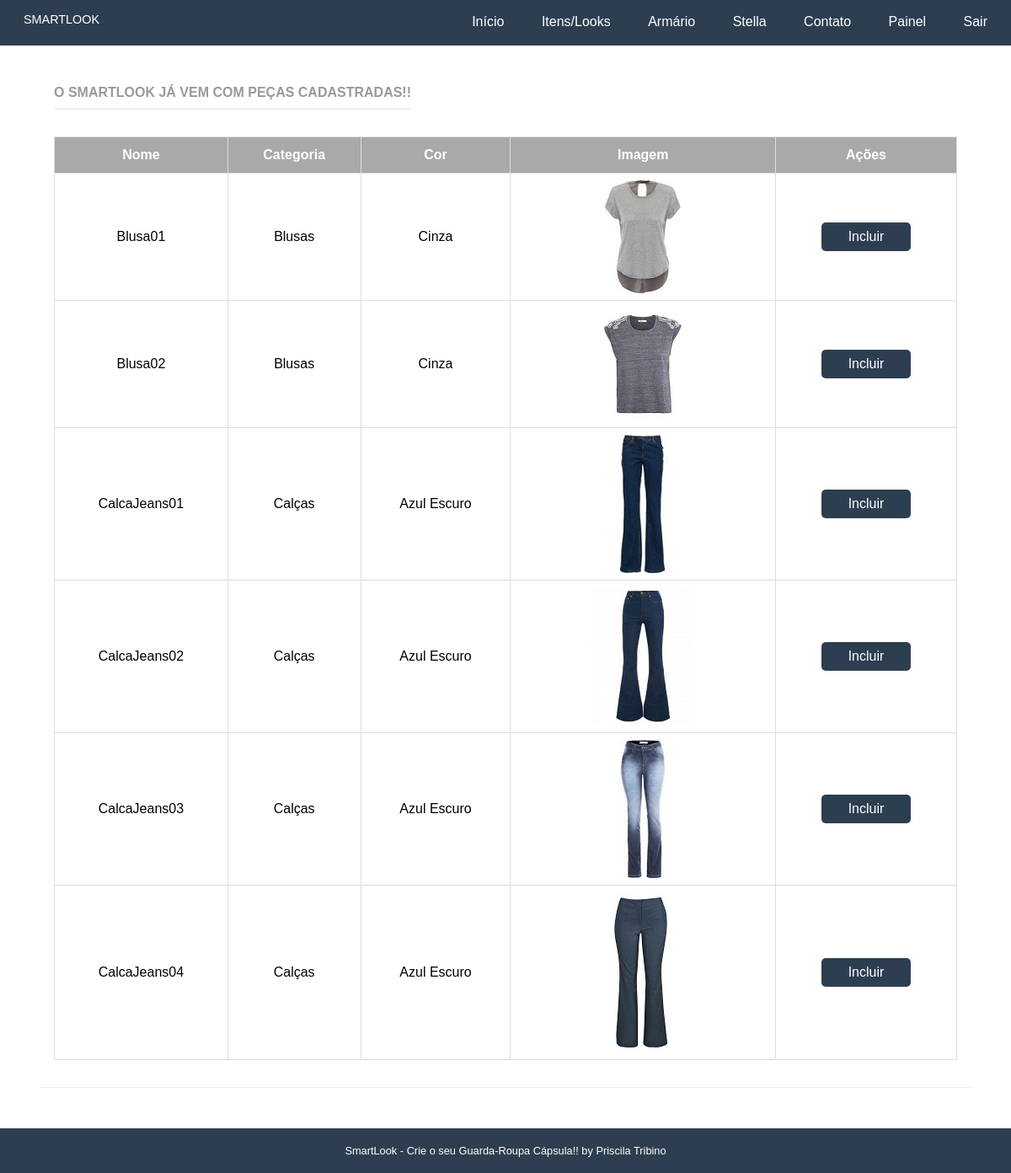
Screenshot of /itens/ (signed in) with the database file from the repository.
### itens/models.py (models this page shows, shortened)
class Itens(models.Model):
    name = models.CharField('Nome:', max_length=100)
    slug = models.SlugField('Atalho:')
    categoria = models.ForeignKey('Categoria', related_name='itens', on_delete=models.CASCADE)
    cor = models.ForeignKey('Cor', on_delete=models.CASCADE)
    image = models.ImageField(
        upload_to='itens_imagens', verbose_name='Imagem:', null=True, blank=True
    )
    objects = ItenManager()
    @models.permalink
    def get_absolute_url(self):
        return ('itens:details', (), {'slug': self.slug})
    class Meta:
        verbose_name = 'Item'
        verbose_name_plural = 'Itens'
        ordering = ['name']

class Categoria(models.Model):
    name_categoria = models.CharField(max_length=100, null=True)
    def __str__(self):
        return self.name_categoria

class Cor(models.Model):
    cor_item = models.CharField(max_length=50, null=True)
    def __str__(self):
        return self.cor_item

### itens/views.py (the view)
# urls.py: path('', views.index, name='lista_itens'),
def index(request):
    itens = Itens.objects.all()
    template_name = 'itens/lista_itens.html'
    context = {
        'itens': itens
    }
    return render(request, template_name, context)

### itens/templates/itens/lista_itens.html
{% extends "base.html" %}
{% load static %}
{% block content %}
<div class="pure-g-r content-ribbon">
    <div class="pure-u-1">
        <div class="l-box">
            <h4 class="content-subhead">O smartlook já vem com peças cadastradas!!</h4>
            <p class="content">
            <table id="customers">
                <tr>
                    <th>Nome</th>
                    <th class="th-sm">Categoria</th>
                    <th class="th-sm">Cor</th>
                    <th class="th-sm">Imagem</th>
                    <th class="th-sm">Ações</th>
                </tr>
                {% for itens in itens %}
                <tr>
                    <td> {{ itens.name}}</td>
                    <td> {{ itens.categoria }}</td>
                    <td> {{ itens.cor }}</td>
                    <td><a href="{{ itens.get_absolute_url }}"><img src="{{ itens.image.url }}" alt="{{ itens.name }}"/></td>
                    <td>
                        <a href="#" class="pure-button primary-button">Incluir </a>
                    </td>
                </tr>
                {% endfor %}
            </table>
        </div>
    </div>
</div>
{% endblock %}

### core/static/css/pure-min.css (style rules this page uses)
html { font-size:100%;-ms-text-size-adjust:100%;-webkit-text-size-adjust:100% }
html,button,input,select,textarea { font-family:sans-serif }
body { margin:0 }
h4 { font-size:1em;margin:1.33em 0 }
p,pre { margin:1em 0 }
img { border:0;-ms-interpolation-mode:bicubic }
table { border-collapse:collapse;border-spacing:0 }
.pure-button { display:inline-block;*display:inline;zoom:1;line-height:normal;white-space:nowrap;vertical-align:baseline;text-align:center;cursor:pointer;-webkit-user-drag:none;-webkit-user-select:none;-moz-user-select:none;-ms-user-select:none;user-select:none }
.pure-button { font-size:100%;*font-size:90%;*overflow:visible;padding:.5em 1.5em;color:#444;color:rgba(0,0,0,.8);*color:#444;border:1px solid #999;border:0 rgba(0,0,0,0);background-color:#E6E6E6;text-decoration:none;border-radius:2px;-webkit-transition:.1s linear -webkit-box-shadow;-moz-transition:.1s linear -moz-box-shadow;-ms-transition:.1s linear box-shadow;-o-transition:.1s linear box-shadow;transition:.1s linear box-shadow }
.pure-u-1,.pure-u-1-2,.pure-u-1-3,.pure-u-2-3,.pure-u-1-4,.pure-u-3-4,.pure-u-1-5,.pure-u-2-5,.pure-u-3-5,.pure-u-4-5,.pure-u-1-6,.pure-u-5-6,.pure-u-1-8,.pure-u-3-8,.pure-u-5-8,.pure-u-7-8,.pure-u-1-12,.pure-u-5-12,.pure-u-7-12,.pure-u-11-12,.pure-u-1-24,.pure-u-5-24,.pure-u-7-24,.pure-u-11-24,.pure-u-13-24,.pure-u-17-24,.pure-u-19-24,.pure-u-23-24 { display:inline-block;*display:inline;zoom:1;letter-spacing:normal;word-spacing:normal;vertical-align:top;text-rendering:auto }
.pure-u-1 { width:100% }
.pure-g-r { letter-spacing:-.31em;*letter-spacing:normal;*word-spacing:-.43em;font-family:FreeSans,Arimo,"Droid Sans",Helvetica,Arial,sans-serif;display:-webkit-flex;-webkit-flex-flow:row wrap;display:-ms-flexbox;-ms-flex-flow:row wrap }
.pure-g-r [class *="pure-u"] { font-family:sans-serif }
.pure-g-r img { max-width:100%;height:auto }

### core/static/css/styles.css (style rules this page uses)
* { -webkit-box-sizing: border-box; -moz-box-sizing: border-box; box-sizing: border-box; }
body { margin: 0 auto; line-height: 1.7em; }
.content { padding-top: 1em; }
.l-box { padding: 1em; }
body .primary-button { background: #2d3e50; color: #fff; }
.content .content-subhead { color: #999; padding-bottom: 0.3em; text-transform: uppercase; margin: 0; border-bottom: 2px solid #eee; display: inline-block; }
.content .content-ribbon { margin: 3em; border-bottom: 1px solid #eee; }
.pure-button { background-color: #2c3d50; color: white; padding: 0.5em 2em; border-radius: 5px; }
#customers { font-family: "Trebuchet MS", Arial, Helvetica, sans-serif; border-collapse: collapse; width: 100%; }
#customers td, #customers th { border: 1px solid #ddd; padding: 8px; text-align: center; vertical-align: middle; }
#customers tr:nth-child(even) { background-color: white; }
#customers th { padding-top: 12px; padding-bottom: 12px; text-align: center; background-color: #A9A9A9; color: white; }

### rows the page displays
Itens: name "Blusa01", categoria "Blusas", cor "Cinza", image (picture)
Itens: name "Blusa02", categoria "Blusas", cor "Cinza", image (picture)
Itens: name "CalcaJeans01", categoria "Calças", cor "Azul Escuro", image (picture)
Itens: name "CalcaJeans02", categoria "Calças", cor "Azul Escuro", image (picture)
Itens: name "CalcaJeans03", categoria "Calças", cor "Azul Escuro", image (picture)
Itens: name "CalcaJeans04", categoria "Calças", cor "Azul Escuro", image (picture)
